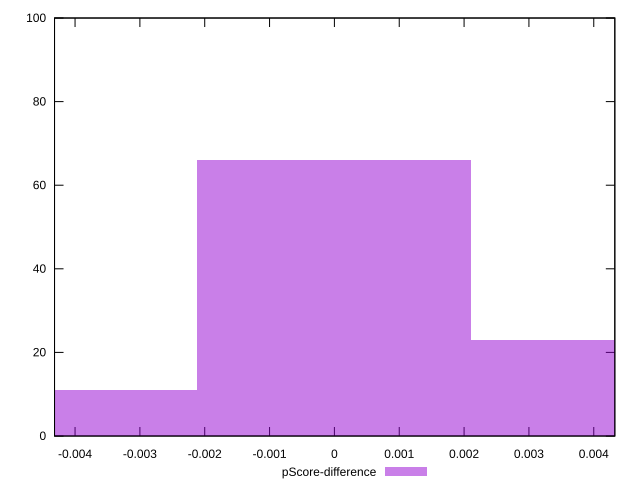

Source code (gnuplot):
reset

$pScoreDifference <<EOF
0.004226427277232548 23
0 66
-0.004226427277232548 11
EOF

set key outside below
set boxwidth 0.004226427277232548
set xrange [-0.0043164074975931:0.004324761306839675]
set yrange [0:100]
set trange [0:100]
set style fill transparent solid 0.5 noborder
set terminal svg size 640, 490 enhanced background rgb 'white'
set output "report_00020_2021-02-19T21:17:38.612Z2/first-cpu-idle/samples/pages+cached+noadtech+nomedia/pScore-difference/histogram.svg"

plot $pScoreDifference title "pScore-difference" with boxes

reset
